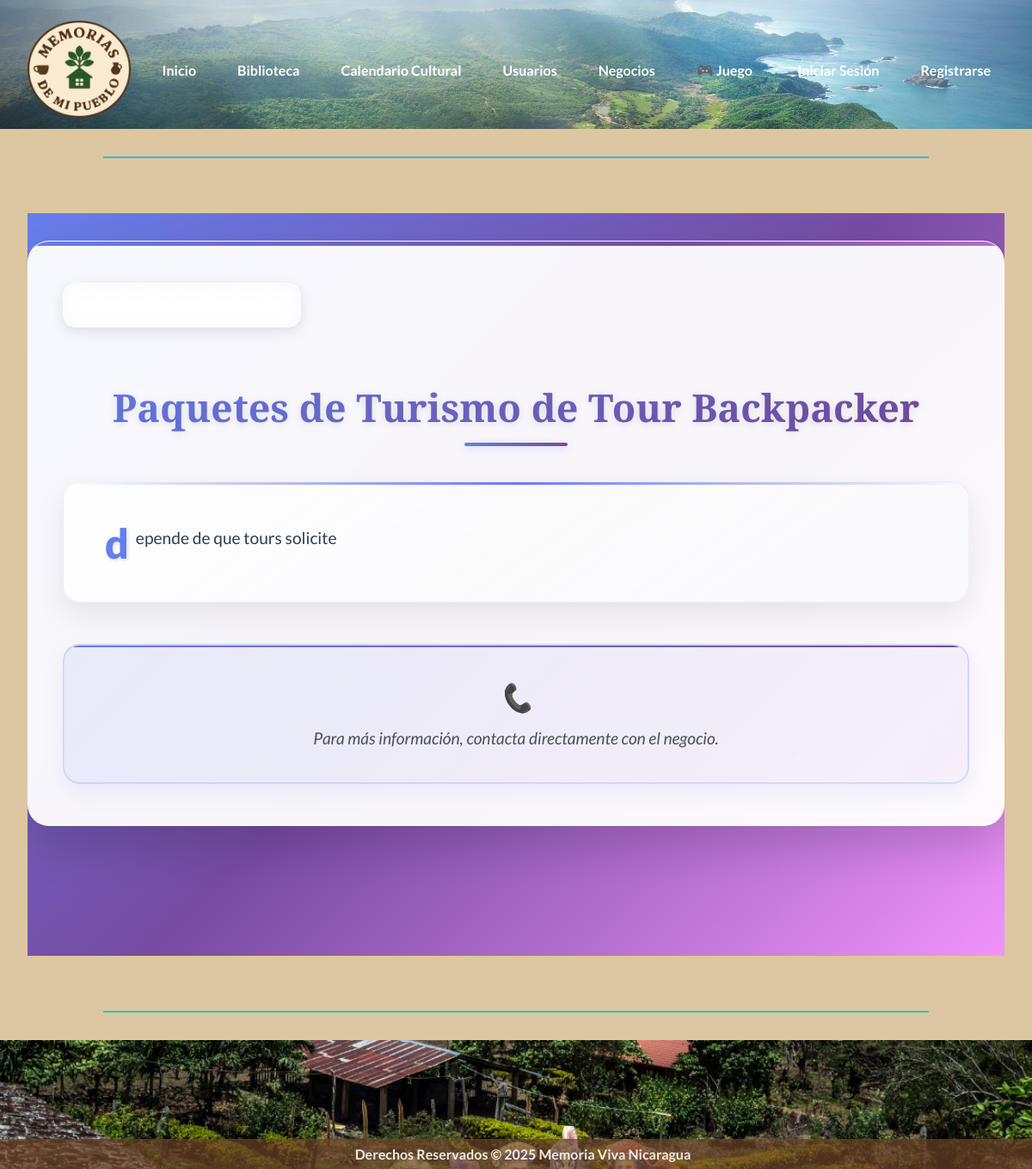
/negocios/8/paquetes/, run on the app's committed database.
### locales/models.py (models this page shows, shortened)
class Negocio(models.Model):
    name = models.CharField(max_length=200, verbose_name="Nombre del Negocio")
    description = models.TextField(verbose_name="Descripción")
    address_text = models.CharField(max_length=255, verbose_name="Dirección")
    hours = models.CharField(max_length=100, blank=True, null=True, verbose_name="Horario")
    created_by = models.ForeignKey(User, on_delete=models.SET_NULL, null=True, related_name='negocios_creados')
    propietario = models.ForeignKey(User, on_delete=models.SET_NULL, null=True, blank=True,
                                    related_name='negocios_propios')
    foto_principal = models.ImageField(upload_to='negocios_fotos/', blank=True, null=True,
                                       verbose_name="Foto Principal")
    calificacion_promedio = models.DecimalField(max_digits=3, decimal_places=2, default=0.0)
    categoria_relacionada = models.ForeignKey(Categoria, on_delete=models.SET_NULL, null=True, blank=True,
                                              verbose_name="Categoría")
    paquetes_turismo = models.TextField(blank=True, null=True, verbose_name="Paquetes de Turismo")
    video_url = models.URLField(max_length=200, blank=True, null=True,
                                verbose_name="Enlace de video (YouTube, Vimeo, etc.)")
    phone = models.CharField(max_length=20, blank=True, null=True, verbose_name="Teléfono")
    email = models.EmailField(max_length=254, blank=True, null=True, verbose_name="Correo Electrónico")
    website = models.URLField(max_length=200, blank=True, null=True, verbose_name="Página Web")
    is_turismo = models.BooleanField(default=False, verbose_name="Es un negocio de turismo")
    propietario_contacto = models.CharField(max_length=100, blank=True, null=True,
                                            verbose_name="Información de Contacto del Propietario")

### locales/views.py (the view)
# urls.py: path('negocios/<int:negocio_id>/paquetes/', locales_views.detalle_paquetes_turismo,
def detalle_paquetes_turismo(request, negocio_id):
    negocio = get_object_or_404(Negocio, id=negocio_id)
    if not negocio.is_turismo or not negocio.paquetes_turismo:
        messages.error(request, "Este negocio no tiene paquetes de turismo o no pertenece a esa categoría.")
        return redirect('detalle_negocio', negocio_id=negocio.id)
    context = {
        'negocio': negocio,
    }
    return render(request, 'locales/detalle_paquetes_turismo.html', context)

### locales/templates/locales/detalle_paquetes_turismo.html (shortened to what this page needs)
{% extends 'locales/base.html' %}
{% block content %}
<div class="main-container">
    <div class="floating-icons">
        <div class="floating-icon">🏖️</div>
        <div class="floating-icon">🏕️</div>
        <div class="floating-icon">🚶‍♂️</div>
    </div>
    <div class="container">
        <div class="row justify-content-center">
            <div class="col-lg-10 col-xl-9">
                <div class="packages-card" style="padding: 3rem 2.5rem;">
                    <a href="{% url 'detalle_negocio' negocio.id %}" class="back-button">
                    </a>
                    <h1 class="packages-title" style="font-size: 2.8rem; margin-bottom: 3.5rem;">
                        Paquetes de Turismo de {{ negocio.name }}
                    </h1>
                    <div class="packages-content">
                        <p class="packages-text">{{ negocio.paquetes_turismo }}</p>
                    </div>
                    <div class="contact-info">
                        <p class="contact-text">
                            Para más información, contacta directamente con el negocio.
                        </p>
                    </div>
                </div>
            </div>
        </div>
    </div>
</div>
{% endblock %}

### locales/templates/locales/base.html (style rules this page uses)
:root { --color-primary: #DCC7A1; --color-nav-light: #F3E9D3; --color-secondary: #6B4226; --color-accent-1: #3F6B4C; --color-accent-2: #2F5C8F; --color-accent-3: #B85C38; --color-highlight: #2CBEC6; --color-light-beige: #F0EBE7; --color-arena: #DCC7A1; --color-cacao: #6B4226; --color-cafetal: #3F6B4C; --color-lago: #2F5C8F; --color-terracota: #B85C38; --color-turquesa: #2CBEC6; --color-white: #ffffff; }
body { font-family: 'Lato', sans-serif; background-color: var(--color-primary); color: var(--color-secondary); margin: 0; display: flex; flex-direction: column; min-height: 100vh; }
h1, h2 { font-family: 'Playfair Display', serif; color: var(--color-accent-2); text-align: center; position: relative; }
h1::after { content: ''; display: block; width: 80px; height: 4px; background-color: var(--color-highlight); margin: 1.5rem auto 0; }

### data on the page
Negocio: name "Tour Backpacker", paquetes_turismo "depende de que tours solicite"
